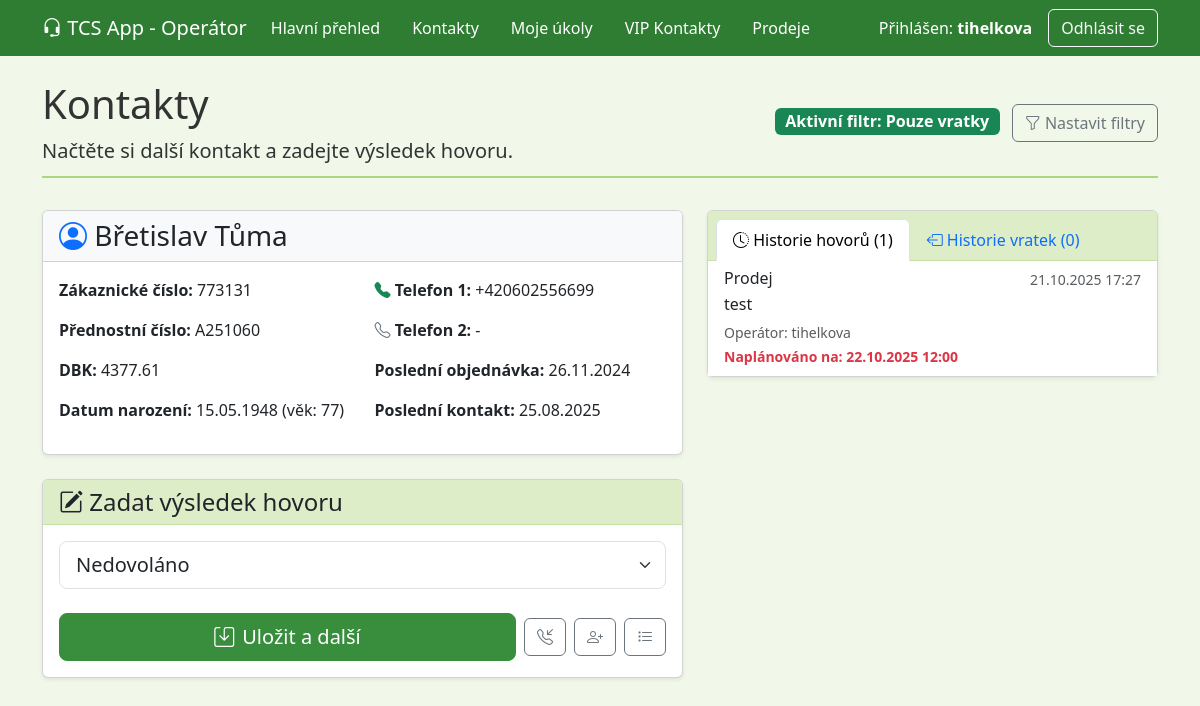
The page /operatori/kontakt/38/ (signed in) on the database as committed earlier.
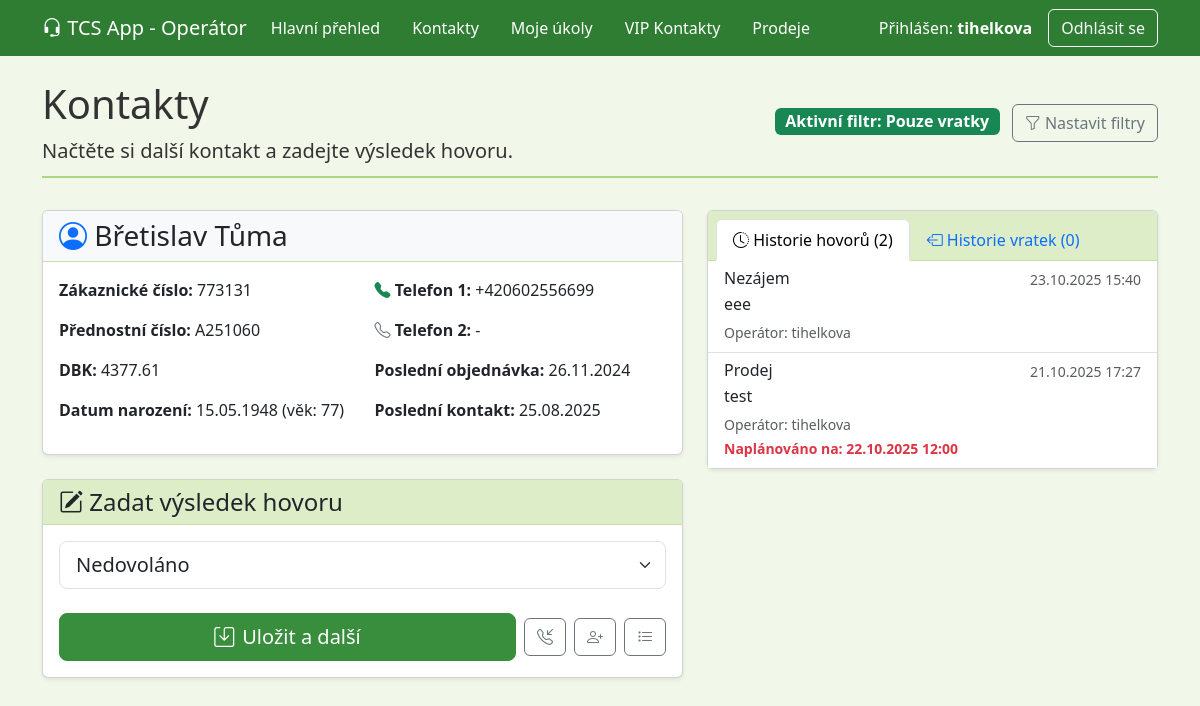
The same page on the database as committed later.
### contacts/models.py (models this page shows)
class Historie(models.Model):
    kontakt = models.ForeignKey(Kontakt, on_delete=models.CASCADE, related_name='historie')
    operator = models.ForeignKey(settings.AUTH_USER_MODEL, on_delete=models.SET_NULL, null=True, blank=True)
    datum_cas = models.DateTimeField(auto_now_add=True)
    typ_akce = models.CharField(
        max_length=20,
        choices=TypAkce.choices,
        verbose_name="Typ akce",
        null=True,
        blank=True
    )
    status = models.CharField(
        max_length=20,
        choices=STATUS_CHOICES,
        verbose_name="Status hovoru",
        blank=True,
        default=''
    )
    poznamka = models.TextField(verbose_name="Poznámka k hovoru")
    naplanovany_hovor = models.DateTimeField(
        null=True,
        blank=True,
        verbose_name="Datum naplánovaného hovoru"
    )
    hodnota_objednavky = models.DecimalField(
        max_digits=10,
        decimal_places=2,
        null=True,
        blank=True,
        verbose_name="Hodnota objednávky"
    )

### sprava/models.py (models this page shows)
class CustomUser(AbstractUser):
    first_name = models.CharField(max_length=150, blank=False, verbose_name='Jméno')
    last_name = models.CharField(max_length=150, blank=False, verbose_name='Příjmení')
    email = models.EmailField(unique=True, null=True, blank=True, verbose_name='E-mail')
    kod_operatora = models.CharField(max_length=50, unique=True, blank=False, verbose_name="Kód operátora")
    telefonni_cislo = models.CharField(max_length=20, blank=False, verbose_name="Telefonní číslo")
    uvazek_hodiny = models.PositiveIntegerField(blank=False, verbose_name="Úvazek (v hodinách)")
    datum_narozeni = models.DateField(null=True, blank=True, verbose_name="Datum narození")
    svatek = models.DateField(null=True, blank=True, verbose_name="Svátek")
    history = HistoricalRecords()
    def __str__(self):
        return f"{self.first_name} {self.last_name} ({self.username})"
    REQUIRED_FIELDS = ['first_name', 'last_name', 'email', 'kod_operatora', 'telefonni_cislo', 'uvazek_hodiny']

### operatori/views.py (the view, shortened to what this page needs)
# urls.py: path('kontakt/<int:kontakt_id>/', views.zobraz_kontakt, name='zobraz_kontakt'),
@login_required
def zobraz_kontakt(request, kontakt_id):
    kontakt = get_object_or_404(Kontakt, id=kontakt_id)
    form = CallOutcomeForm(user=request.user)
    historie_hovoru = kontakt.historie.all().order_by('-datum_cas')
    historie_vratek = kontakt.vratky.all().order_by('-datum_vratky')
    kontakt.ma_narozeniny_brzy = False
    if kontakt.geburtsdatum:
        today = date.today()
        narozeniny_letos = kontakt.geburtsdatum.replace(year=today.year)
        if narozeniny_letos < today:
            narozeniny_letos = narozeniny_letos.replace(year=today.year + 1)
        rozdil_dnu = (narozeniny_letos - today).days
        if 0 <= rozdil_dnu <= 14:
            kontakt.ma_narozeniny_brzy = True
    vsechny_kampane = Kontakt.objects.values_list('tlm_kampagne_2_zielprodukt', flat=True).distinct().order_by('tlm_kampagne_2_zielprodukt')
    prednostni_cisla_qs = Kontakt.objects.annotate(last_two=Right('info_3', 2)).values_list('last_two', flat=True).distinct().order_by('last_two')
    prednostni_cisla = [pc for pc in prednostni_cisla_qs if pc]
    aktivni_filtry_text = ""
    aktivni_filtr_typ = ""
    aktivni_filtry = {
        'kampan': request.session.get('filter_kampan'),
        'info_3': request.session.get('filter_info_3', []),
        'vratky': request.session.get('filter_vratky'),
    }
    if aktivni_filtry['info_3']:
        aktivni_filtry_text = f"Přednostní čísla: {', '.join(aktivni_filtry['info_3'])}"
        aktivni_filtr_typ = "info_3"
    elif aktivni_filtry['vratky']:
        aktivni_filtry_text = "Pouze vratky"
        aktivni_filtr_typ = "vratky"
    elif aktivni_filtry['kampan']:
        aktivni_filtry_text = f"Kampaň: {aktivni_filtry['kampan']}"
        aktivni_filtr_typ = "kampan"
    context = {
        'kontakt': kontakt,
        'form': form,
        'historie_hovoru': historie_hovoru,
        'historie_vratek': historie_vratek,
        'vsechny_kampane': [k for k in vsechny_kampane if k],
        'prednostni_cisla': prednostni_cisla,
        'aktivni_filtry': aktivni_filtry,
        'aktivni_filtry_text': aktivni_filtry_text,
        'aktivni_filtr_typ': aktivni_filtr_typ,
    }
    return render(request, 'operatori/dalsi_kontakt.html', context)

### contacts/models.py (called while the page is built)
    @property
    def vek(self):
        if not self.geburtsdatum:
            return None
        today = timezone.now().date()
        return today.year - self.geburtsdatum.year - ((today.month, today.day) < (self.geburtsdatum.month, self.geburtsdatum.day))

    def _format_date_string(self, date_string):
        if not date_string:
            return "-"
        formats_to_try = ['%Y-%m-%d', '%d-%m-%Y', '%d.%m.%Y']
        for fmt in formats_to_try:
            try:
                date_part = date_string.split(' ')[0]
                date_obj = datetime.strptime(date_part, fmt).date()
                return date_obj.strftime('%d.%m.%Y')
            except (ValueError, IndexError):
                continue
        return date_string

    @property
    def posledni_objednavka_format(self):
        return self._format_date_string(self.dlbs)

    @property
    def posledni_kontakt_format(self):
        return self._format_date_string(self.datum_letztkontakt)

### templates/operatori/dalsi_kontakt.html (shortened to what the changed rows need)
{% extends "operatori/base_operator.html" %}
{% block content %}
    <div class="d-flex justify-content-between align-items-center page-header">
        <div>
            <h1>Kontakty</h1>
        </div>
    </div>
    {% if kontakt %}
        <div class="row">
            <div class="col-lg-7">
                <div class="card shadow-sm mb-4">
                    <div class="card-header bg-light">
                        <h3 class="mb-0">
                            <i class="bi bi-person-circle text-primary"></i>
                            {{ kontakt.titel }} {{ kontakt.vorname }} {{ kontakt.nachname }}
                        </h3>
                    </div>
                    <div class="card-body">
                        <div class="row">
                            <div class="col-md-6">
                                <p><strong>Zákaznické číslo:</strong> {{ kontakt.info_2|default:"-" }}</p>
                                <p><strong>Přednostní číslo:</strong> {{ kontakt.info_3|default:"-" }}</p>
                                <p><strong>DBK:</strong> {{ kontakt.info_1|default:"-" }}</p>
                                <p>
                                    <strong>Datum narození:</strong>
                                    {% if kontakt.geburtsdatum %}
                                        <span {% if kontakt.ma_narozeniny_brzy %}class="badge bg-info text-dark"{% endif %}>
                                            {{ kontakt.geburtsdatum|date:"d.m.Y" }}
                                            {% if kontakt.vek is not None %}(věk: {{ kontakt.vek }}){% endif %}
                                        </span>
                                    {% else %}
                                        -
                                    {% endif %}
                                </p>
                            </div>
                            <div class="col-md-6">
                                <p><strong><i class="bi bi-telephone-fill text-success"></i> Telefon 1:</strong> {{ kontakt.telefon1|default:"-" }}</p>
                                <p><strong><i class="bi bi-telephone text-secondary"></i> Telefon 2:</strong> {{ kontakt.telefon2|default:"-" }}</p>
                                <p><strong>Poslední objednávka:</strong> {{ kontakt.posledni_objednavka_format|default:"-" }}</p>
                                <p><strong>Poslední kontakt:</strong> {{ kontakt.posledni_kontakt_format|default:"-" }}</p>
                            </div>
                        </div>
                    </div>
                </div>
                <div class="card shadow-sm">
                    <div class="card-header">
                        <h4 class="mb-0"><i class="bi bi-pencil-square"></i> Zadat výsledek hovoru</h4>
                    </div>
                    <div class="card-body">
                        <form method="post" action="{% url 'operatori:uloz_hovor' kontakt.id %}" id="call-outcome-form">
                            <div class="mb-4">
                                {{ form.status }}
                            </div>
                            <div class="mt-4 d-flex align-items-center gap-2">
                                <button type="submit" id="submit-button" class="btn btn-primary btn-lg flex-grow-1">
                                    <i class="bi bi-save me-2"></i>Uložit a další
                                </button>
                                <button type="button" class="btn btn-outline-secondary" title="Zpracovat příchozí hovor (zatím nefunkční)">
                                    <i class="bi bi-telephone-inbound"></i>
                                </button>
                                <button type="button" class="btn btn-outline-secondary" title="Vytvořit nový kontakt (zatím nefunkční)">
                                    <i class="bi bi-person-plus"></i>
                                </button>
                                <button type="button" class="btn btn-outline-secondary" title="Přidat úkol (zatím nefunkční)">
                                    <i class="bi bi-list-task"></i>
                                </button>
                            </div>
                        </form>
                    </div>
                </div>
            </div>
            <div class="col-lg-5">
                <div class="card shadow-sm">
                    <div class="card-header">
                        <ul class="nav nav-tabs card-header-tabs" id="historyTabs" role="tablist">
                            <li class="nav-item" role="presentation">
                                <button class="nav-link active" id="hovory-tab" data-bs-toggle="tab" data-bs-target="#hovory" type="button" role="tab" aria-controls="hovory" aria-selected="true">
                                    <i class="bi bi-clock-history"></i> Historie hovorů ({{ historie_hovoru|length }})
                                </button>
                            </li>
                            <li class="nav-item" role="presentation">
                                <button class="nav-link" id="vratky-tab" data-bs-toggle="tab" data-bs-target="#vratky" type="button" role="tab" aria-controls="vratky" aria-selected="false">
                                    <i class="bi bi-box-arrow-left"></i> Historie vratek ({{ historie_vratek|length }})
                                </button>
                            </li>
                        </ul>
                    </div>
                    <div class="card-body p-0">
                        <div class="tab-content" id="historyTabsContent">
                            <div class="tab-pane fade show active" id="hovory" role="tabpanel" aria-labelledby="hovory-tab">
                                <div class="list-group list-group-flush" style="max-height: 600px; overflow-y: auto;">
                                    {% for hovor in historie_hovoru %}
                                        <div class="list-group-item">
                                            <div class="d-flex w-100 justify-content-between">
                                                <h6 class="mb-1">{{ hovor.get_status_display }}</h6>
                                                <small class="text-muted">{{ hovor.datum_cas|date:"d.m.Y H:i" }}</small>
                                            </div>
                                            <p class="mb-1">{{ hovor.poznamka|linebreaksbr|default:"" }}</p>
                                            <small class="text-muted">Operátor: {{ hovor.operator.username|default:"N/A" }}</small>
                                            {% if hovor.naplanovany_hovor %}
                                                <br><small class="text-danger"><strong>Naplánováno na: {{ hovor.naplanovany_hovor|date:"d.m.Y H:i" }}</strong></small>
                                            {% endif %}
                                        </div>
                                    {% empty %}
                                        <div class="list-group-item">Žádná historie hovorů.</div>
                                    {% endfor %}
                                </div>
                            </div>
                        </div>
                    </div>
                </div>
            </div>
        </div>
    {% endif %}
{% endblock %}

Rows that differ between the two databases and show on the page:
added Historie: status "Nezájem", datum_cas "23.10.2025 15:40", poznamka "eee", operator.username "tihelkova"
Other text that changed with them:
{{ historie_hovoru|length }}: "1" → "2"
